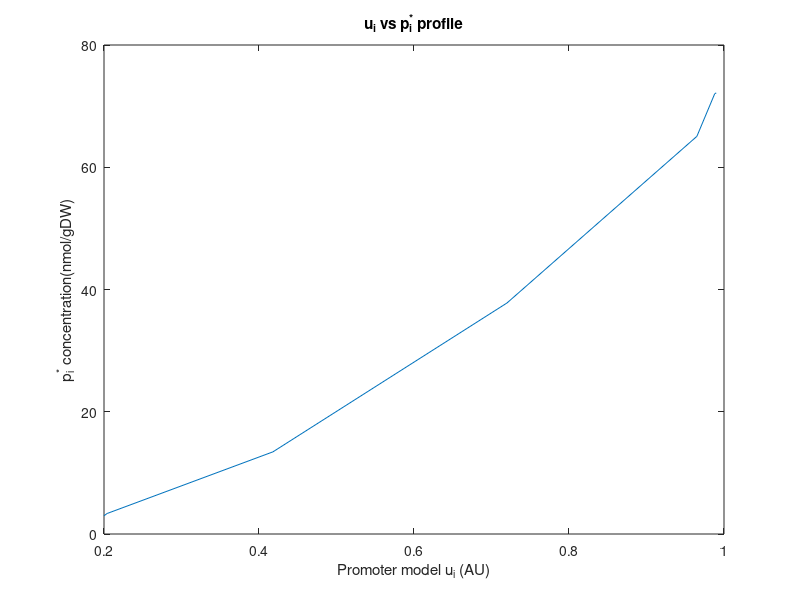
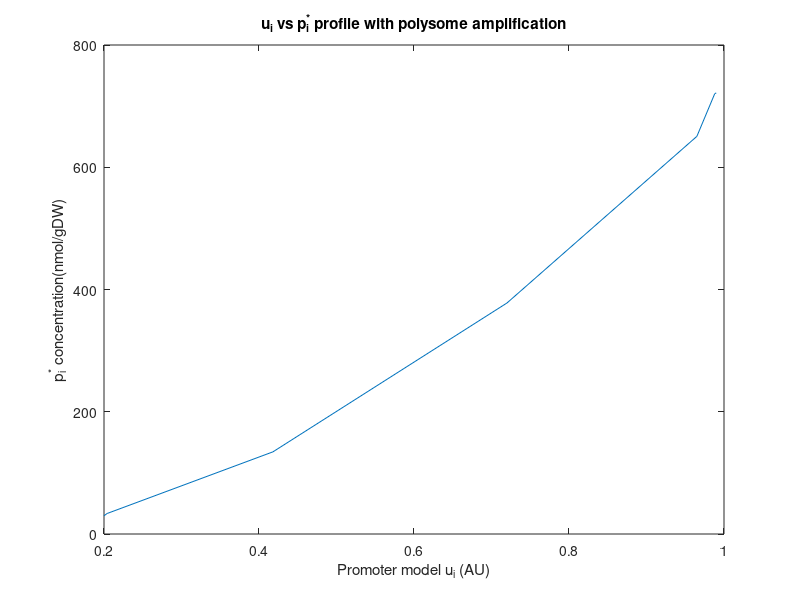

The MATLAB script that drew these images, in order:
% Problem 3

%Parameters
u_value = [0.2 0.204 0.418 0.720 0.965 0.988 0.990];
KX = [0.245 0.270 0.528 0.862 1.107 1.197 1.197];
KL = 1550.388;
tau = 0.0825;
protelnc = 0.055;
ribconc = 18.254;

denominator = 0.464;

for i = 1:7
    numerator = protelnc*ribconc*KX(i)/(tau*KL)*3600;
    
    pistar(i) = numerator/denominator*u_value(i);
end

figure
plot(u_value,pistar)
title("u_i vs p_i^* profile")
xlabel("Promoter model u_i (AU)")
ylabel("p_i^* concentration(nmol/gDW)")

%try part c when Kp > 1, let Kp = 10
Kp = 10;
for i = 1:7
    numeratortry = protelnc*ribconc*KX(i)/(tau*KL/Kp)*3600;
    
    pistartry(i) = numeratortry/denominator*u_value(i);
end

figure
plot(u_value,pistartry)
title("u_i vs p_i^* profile with polysome amplification")
xlabel("Promoter model u_i (AU)")
ylabel("p_i^* concentration(nmol/gDW)")